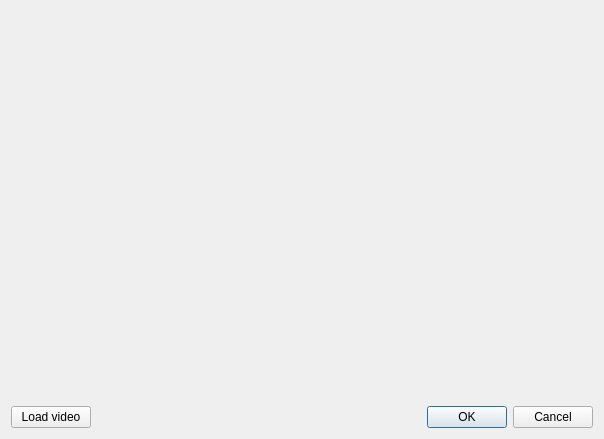
<?xml version="1.0" encoding="UTF-8"?>
<ui version="4.0">
 <class>video_capture</class>
 <widget class="QDialog" name="video_capture">
  <property name="geometry">
   <rect>
    <x>0</x>
    <y>0</y>
    <width>604</width>
    <height>439</height>
   </rect>
  </property>
  <property name="windowTitle">
   <string>Dialog</string>
  </property>
  <layout class="QGridLayout" name="gridLayout">
   <item row="0" column="0" colspan="2">
    <widget class="QWidget" name="widget" native="true"/>
   </item>
   <item row="1" column="0">
    <widget class="QPushButton" name="fileselector">
     <property name="text">
      <string>Load video</string>
     </property>
    </widget>
   </item>
   <item row="1" column="1">
    <widget class="QDialogButtonBox" name="buttonBox">
     <property name="orientation">
      <enum>Qt::Horizontal</enum>
     </property>
     <property name="standardButtons">
      <set>QDialogButtonBox::Cancel|QDialogButtonBox::Ok</set>
     </property>
    </widget>
   </item>
  </layout>
 </widget>
 <resources/>
 <connections>
  <connection>
   <sender>buttonBox</sender>
   <signal>accepted()</signal>
   <receiver>video_capture</receiver>
   <slot>accept()</slot>
   <hints>
    <hint type="sourcelabel">
     <x>248</x>
     <y>254</y>
    </hint>
    <hint type="destinationlabel">
     <x>157</x>
     <y>274</y>
    </hint>
   </hints>
  </connection>
  <connection>
   <sender>buttonBox</sender>
   <signal>rejected()</signal>
   <receiver>video_capture</receiver>
   <slot>reject()</slot>
   <hints>
    <hint type="sourcelabel">
     <x>316</x>
     <y>260</y>
    </hint>
    <hint type="destinationlabel">
     <x>286</x>
     <y>274</y>
    </hint>
   </hints>
  </connection>
 </connections>
</ui>
